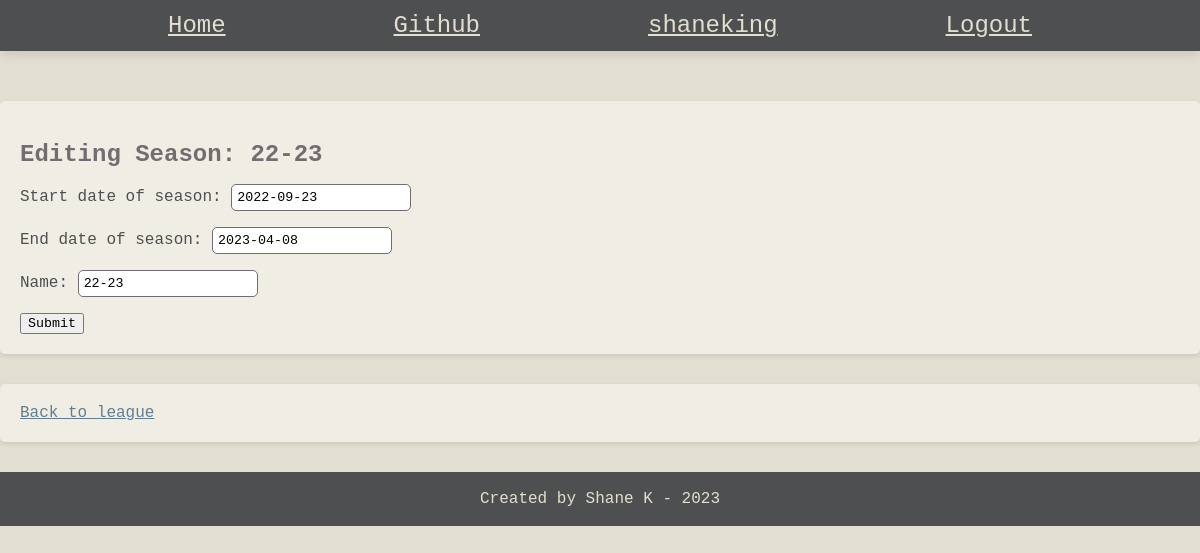
The page /rpiapp/leagues/6/seasons/6/edit/ (signed in) on the database its author committed.
### rpiapp/models.py (models this page shows)
class Season(models.Model):
    created_by = models.ForeignKey(User, on_delete=models.SET_NULL, related_name="user_seasons", null=True)
    league = models.ForeignKey(League, on_delete=models.CASCADE, related_name="seasons", null=True)
    start_date = models.DateField('Start date of season', null=True)
    end_date = models.DateField('End date of season', null=True)
    name = models.CharField(max_length=100, null=True)
    class Meta:
        unique_together = ('league', 'name')
    def __str__(self):
        return (f"{self.name}")

### rpiapp/views.py (the view)
# urls.py: path("leagues/<int:league_id>/seasons/<int:season_id>/edit/", views.edit_season, name="edit_season"),
@login_required
def edit_season(request, league_id, season_id):
    season_instance = get_object_or_404(Season, id=season_id)
    if request.method == 'POST' and (request.user == season_instance.created_by or request.user.is_superuser):
        form = EditSeasonForm(request.POST, instance=season_instance)
        if form.is_valid():
            if Season.objects.all().filter(league__id=league_id, name=form.cleaned_data['name']).exists():
                messages.error(request, "Season in this league with that name exists already")
                return HttpResponseRedirect(request.META.get('HTTP_REFERER'))
            form.save()
            messages.success(request, "Season updated successfully")
            return HttpResponseRedirect(request.META.get('HTTP_REFERER'))
    else:
        if request.user != season_instance.created_by:
            messages.error(request, "You do not own this season")
            return HttpResponseRedirect(reverse('rpiapp:season_details', kwargs={'league_id':season_instance.league.id,
                                                                                 "season_id":season_instance.id}))
        form = EditSeasonForm(instance=season_instance)
    context = {
        "form" : form,
        "season" : season_instance
    }
    return render(request, "rpiapp/edit_season.html", context)

### rpiapp/forms.py
class EditSeasonForm(forms.ModelForm):
    class Meta:
        model = Season
        exclude = ('created_by', 'league',)

### rpiapp/templates/rpiapp/edit_season.html (shortened to what this page needs)
{% extends 'rpiapp/base.html' %}
{% block content %}
<body>
    <section>
        <h2> Editing Season: {{season}} </h2>
        <form action="{% url 'rpiapp:edit_season' season.league.id season.id %}" method="post">
            {{ form.as_p }}
            <input type="submit" value="Submit">
        </form>
    </section>
    <section>
        <a href="{% url 'rpiapp:league_details' season.league.id %}">Back to league</a>
    </section>
</body>
{% endblock %}

### rpiapp/templates/rpiapp/base.html (shortened to what this page needs)
{% load static %}
<!DOCTYPE html>
<html lang="en">
<head>
    <link rel="stylesheet" href="{% static 'rpiapp/base.css' %}">
    <link rel="stylesheet" href="{% static 'rpiapp/main.css' %}">
</head>
<body>
    <header>
            <a href="{% url 'rpiapp:index' %}"> Home </a>
            <a href="https://github.com/shaneking-code" target="_blank"> Github </a>
            {% if user.is_authenticated %}
            <a href="{% url 'rpiapp:user_profile' user.id %}">{{user.username}}</a>
            <a href="{% url 'rpiapp:logout_user' %}"> Logout </a>
            {% elif request.path != "/rpiapp/login/" %}
            <a href="{% url 'rpiapp:login_user' %}">Login</a><span> or </span><a href="{% url 'rpiapp:register_user' %}">Create account</a>
            {% endif %}
    </header>
    {% block content %}{% endblock %}
    <footer>
        Created by Shane K - <script>document.write(new Date().getFullYear())</script>
    </footer>
</body>
</html>

### rpiapp/static/rpiapp/base.css (style rules this page uses)
:root { --main-dark-grey: #4E4F50; --main-light-gray: #746C70; --main-tan: #E2DED0; --main-blue-gray: #647C90; --link-blue: #0000EE; --link-purple: #551A8B; }
* { font-family: 'Courier New', Courier, monospace; }
html { margin: 0; padding: 0; }
body { background-color: var(--main-tan); color: var(--main-dark-grey); margin: 0; }
header { background-color: var(--main-dark-grey); display: flex; justify-content: space-evenly; padding-top: 1%; padding-bottom: 1%; font-size: 24px; box-shadow: 0px 4px 10px rgba(0,0,0,0.1); }
header a { color: var(--main-tan); }
footer { background-color: var(--main-dark-grey); color: var(--main-tan); width: 100%; padding-bottom: 1.5%; padding-top: 1.5%; text-align: center; margin-top: auto; margin-left: auto; margin-right: auto; }

### rpiapp/static/rpiapp/main.css (style rules this page uses)
:root { --main-dark-grey: #4E4F50; --main-light-gray: #746C70; --main-tan: #E2DED0; --main-blue-gray: #647C90; --link-blue: #0000EE; --link-purple: #551A8B; }
body { font-family: Arial, sans-serif; color: #4E4F50; background-color: #E2DED0; margin: 0; padding: 0; }
h2 { color: #746C70; margin-bottom: 15px; }
section { margin-bottom: 30px; padding: 20px; background-color: #F0EEE4; border-radius: 5px; box-shadow: 0px 2px 5px rgba(0, 0, 0, 0.1); }
a { color: #647C90; }
form { display: inline; margin-right: 10px; }
input[type="search"], input[type="text"], input[type="number"], input[type="date"], input[type="file"] { padding: 5px; border: 1px solid #746C70; border-radius: 5px; }

### rows shown on the page
Season: name "22-23", start_date "2022-09-23", end_date "2023-04-08"

### other values the page prints
{{ user.username }} "shaneking"
